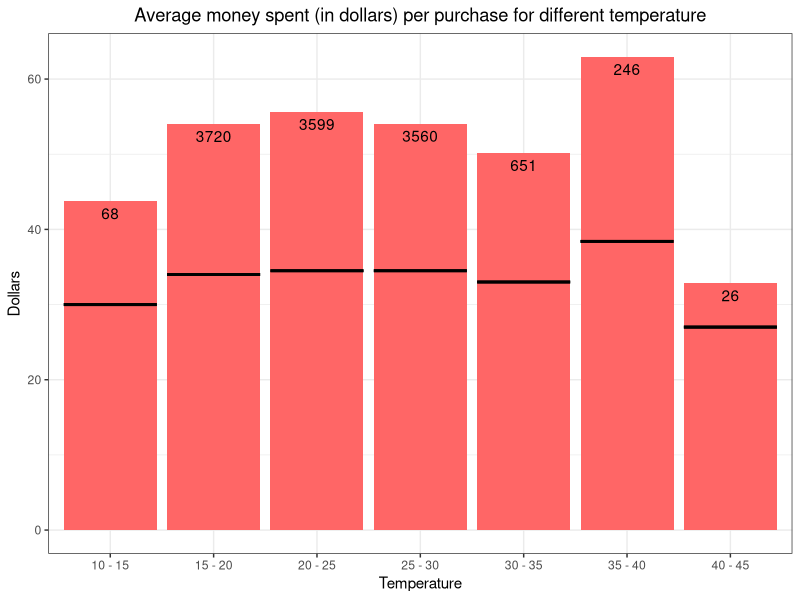
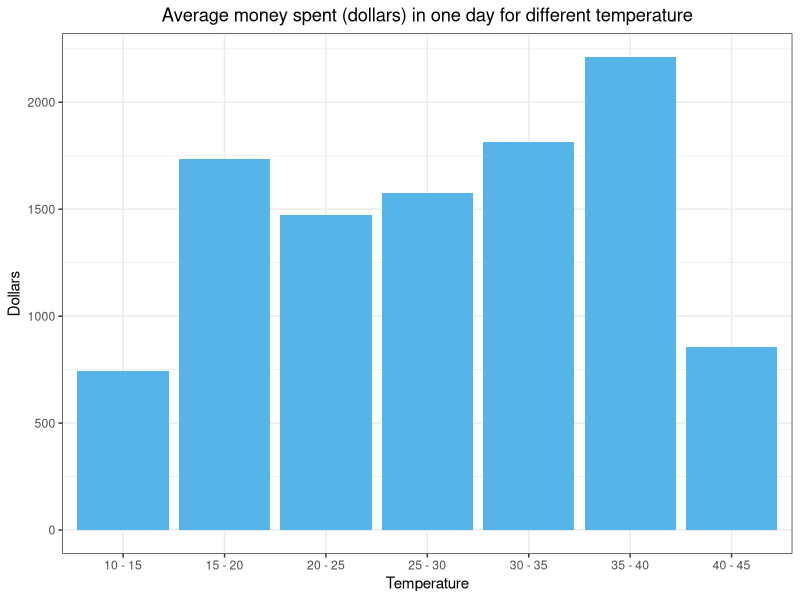
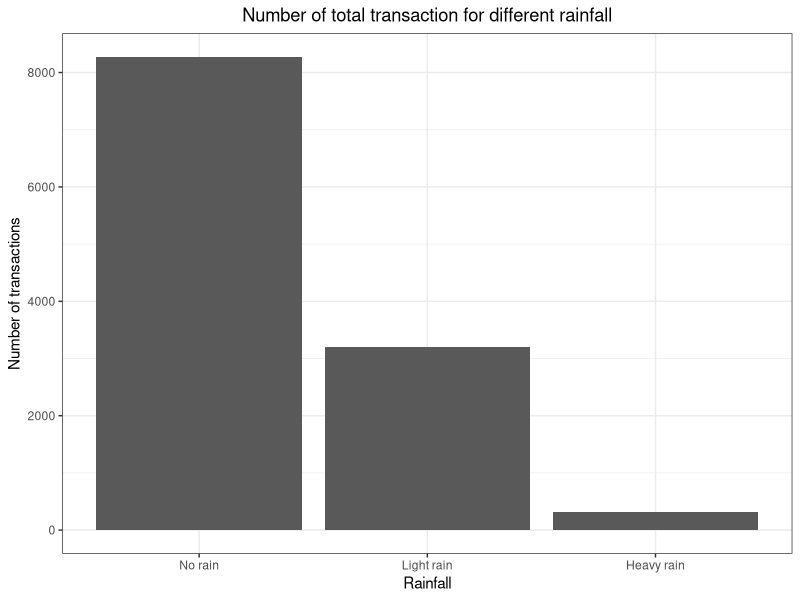
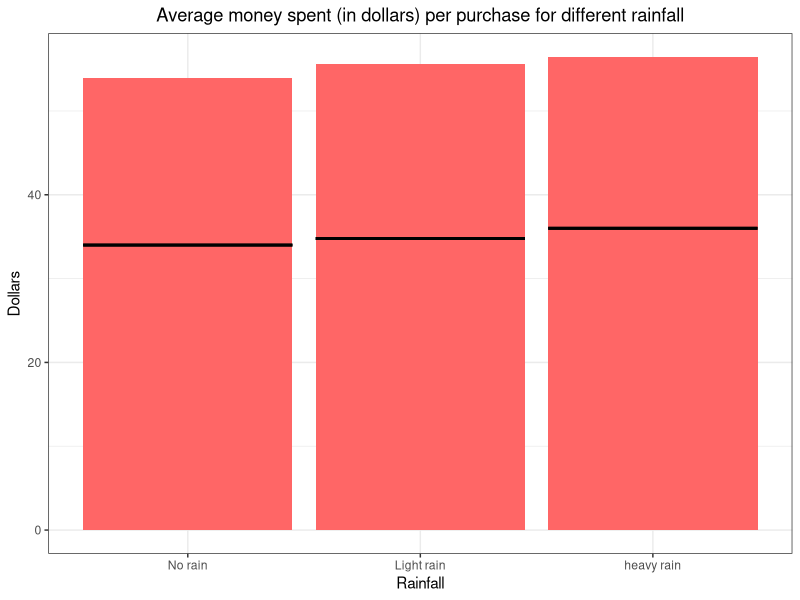
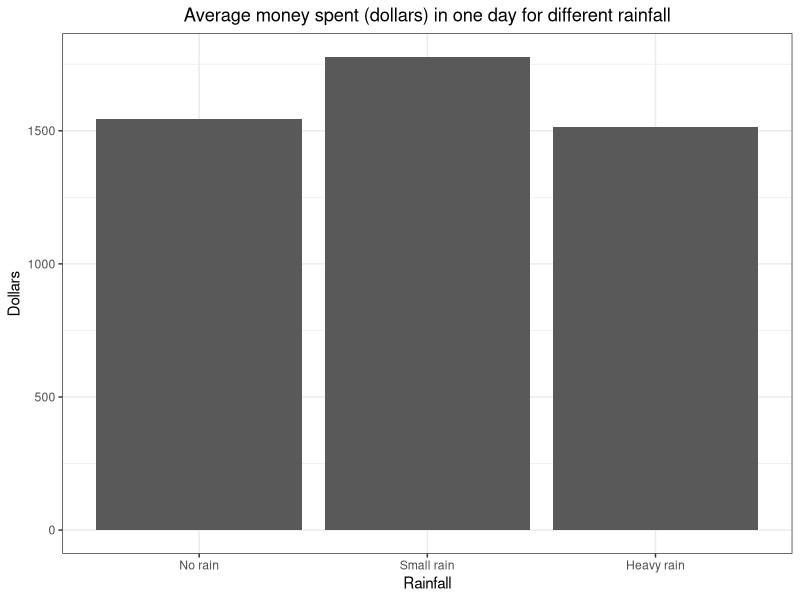
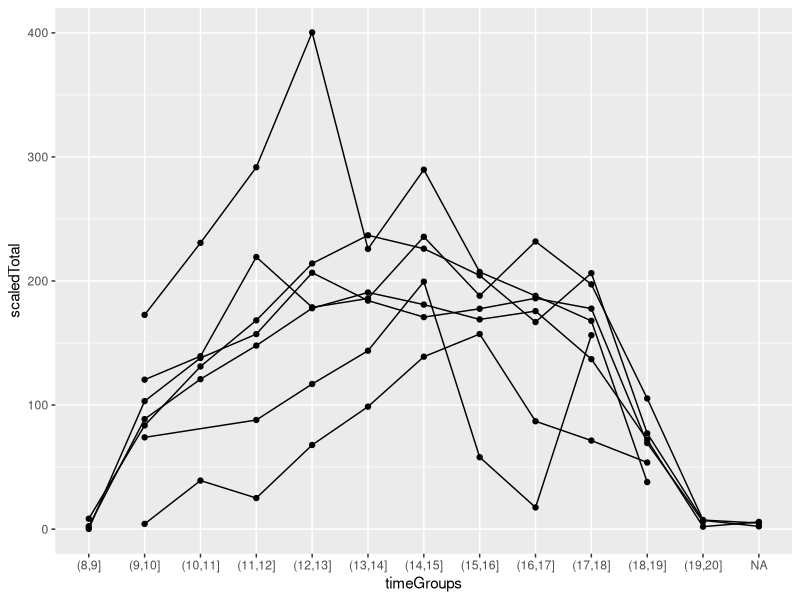
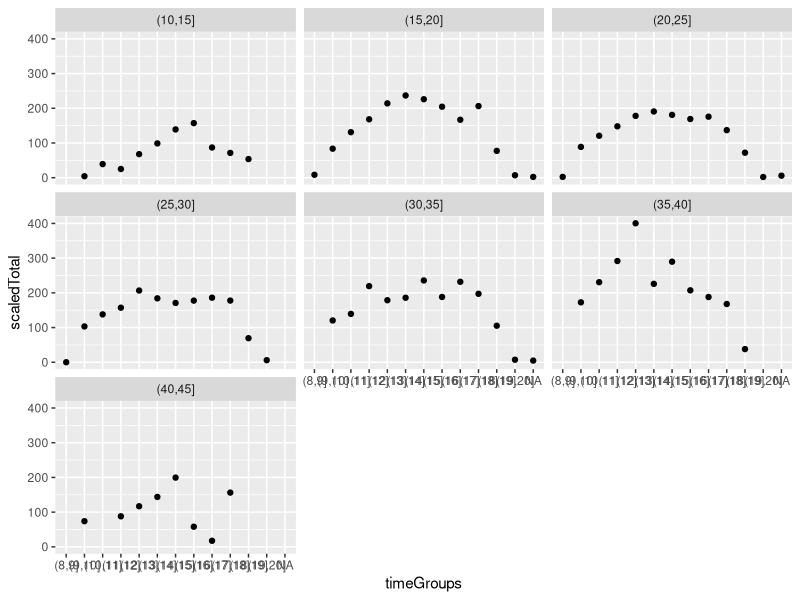

Reproduce these figures in R, in order.
## ---- chunk 1
#This prevents strings from being factorised which keeps Date as Date
options(stringsAsFactors = FALSE)
# LOAD DATA
library(ggplot2)
library(tidyr)
library(xtable)
library(knitr)
data = read.csv("data/ProcessedData.csv")

head(data$Date)
#Convert date to date format
# convert date column to date type and format to Australian date standards
data$Date <- format(as.Date(data$Date), "%d-%m-%Y")

# view R class of data
class(data$DATE)
## [1] "Date"

# view results
head(data$DATE)
## [1] "2013-08-21" "2013-08-26" "2013-08-27" "2013-09-01" "2013-09-09"
## [6] "2013-09-10"
# Quick look at top 6 rows of data
head(data)

## Size of data
dim(data)

## R's classification of data
class(data)
## R's classification of variables
str(data)
#sapply(mtcars, class)
## ---- chunk 2
#The temperature is a quantitative variable. We start by changing it to a qualitative one using ranges that cover 5 degrees Celcius
temp = data$Maximum.temperature..Degree.C.
data$tempGroups = cut(temp, c(10,15,20,25,30,35,40,45))

#Take a look at overall data before looking at the graphs
heatData = data %>% drop_na(Maximum.temperature..Degree.C.)

dataFrame <- data.frame(Rows = c(nrow(data)-nrow(heatData)),
                        Max = c(max(temp)),
                        Min = c(min(temp)),
                        Mean = c(mean(temp)),
                        Median = c(median(temp)))

kable(dataFrame, col.names = c("Missing rows", "Max heat", "Min heat", "Mean maximum heat", "Median of maximum heat"))
## ---- chunk 3
#Transaction sizes for each temperature range
meanPerPerson = aggregate(data$Total ~ data$tempGroups, data, mean)
medPerPerson = aggregate(data$Total ~ data$tempGroups, data, median)
transactions = merge(x = meanPerPerson, y = medPerPerson, by='data$tempGroups')
names(transactions) = c('Temperature', 'Mean_total', 'Median_total')

Fre <- as.data.frame(table(data$tempGroups))
colnames(Fre)[1] <- "tempGroups" 
Fre$lab <- as.character(Fre$Freq)

#Barplot for average money spent with median lines
ggplot(transactions, aes(Temperature, Mean_total), label = Fre$Freq) + geom_bar(stat="identity", position = "dodge", fill = "#FF6666") + ggtitle("Average money spent (in dollars) per purchase for different temperature") + ylab("Dollars") + theme_bw() + theme(plot.title = element_text(hjust = 0.5)) + geom_errorbar(data=transactions, aes(Temperature, ymax = Median_total, ymin = Median_total), size=1, linetype = "solid", inherit.aes = F, width = 0.9) + geom_text(aes(label = Fre$Freq), position = position_dodge(width = 0.9), vjust = 1.5) + scale_x_discrete(labels = c('10 - 15','15 - 20','20 - 25', '25 - 30', '30 - 35', '35 - 40', '40 - 45'))

## ---- chunk 4
 
 #Total money spent for each temperature range
 totalPerDay = aggregate(data$Total ~ data$tempGroups, data, sum)
 nrOfDaysPerTemp = aggregate(data$Date ~ data$tempGroups, data, function(x) length(unique(x)))
 totals = merge(x = totalPerDay, y = nrOfDaysPerTemp, by='data$tempGroups')
 names(totals) = c('Temperature', 'Total', 'NrOfDays')
 totals['meanPerDay'] = round(totals$Total / totals$NrOfDays, 1)
 
 ggplot(totals, aes(Temperature, meanPerDay)) + geom_bar(stat="identity", position = "dodge") + geom_bar(stat="identity", position = "dodge", fill = "#56B4E9") + ggtitle("Average money spent (dollars) in one day for different temperature") + ylab("Dollars") + theme_bw() + theme(plot.title = element_text(hjust = 0.5)) + scale_x_discrete(labels = c('10 - 15','15 - 20','20 - 25', '25 - 30', '30 - 35', '35 - 40', '40 - 45'))
 
## ---- chunk 5
rainData = data %>% drop_na(Rainfall.amount..millimetres.)
rain = rainData$Rainfall.amount..millimetres.

#We start by changing the rainfall from a quantitative variable to a qualitative one
rainData$rainGroups = cut(rain, c(0,0.1,15,70), include.lowest = TRUE)

#Transaction sizes for each temperature range
meanPerPerson = aggregate(rainData$Total ~ rainData$rainGroups, rainData, mean)
medPerPerson = aggregate(rainData$Total ~ rainData$rainGroups, data, median)
transactions = merge(x = meanPerPerson, y = medPerPerson, by='rainData$rainGroups')
names(transactions) = c('Rainfall', 'Mean_total', 'Median_total')


dataFrame <- data.frame(Rows = c(nrow(data)-nrow(rainData)),
                        Max = c(max(rain)),
                        Min = c(min(rain)),
                        Mean = c(mean(rain)),
                        Median = c(median(rain)))

kable(dataFrame, col.names = c("Missing rows", "Max rainfall", "Min rainfall", "Mean rainfall", "Median of rainfall"))

#Number of transactions for each rainfall range
 ggplot(rainData, aes(rainGroups)) + geom_bar() + scale_x_discrete(labels = c('No rain','Light rain', 'Heavy rain')) + ylab("Number of transactions") + xlab("Rainfall") + theme_bw() + ggtitle("Number of total transaction for different rainfall") + theme(plot.title = element_text(hjust = 0.5))

## ---- chunk 6
#Barplot for average money spent with median lines
ggplot(transactions, aes(Rainfall, Mean_total)) + geom_bar(stat="identity", position = "dodge", fill = "#FF6666") + ggtitle("Average money spent (in dollars) per purchase for different rainfall") + ylab("Dollars") + xlab("Rainfall") + theme_bw() + theme(plot.title = element_text(hjust = 0.5)) + geom_errorbar(data=transactions, aes(Rainfall, ymax = Median_total, ymin = Median_total), size=1, linetype = "solid", inherit.aes = F, width = 0.9) + scale_x_discrete(labels = c('No rain','Light rain', 'heavy rain'))
## ---- chunk 7
 #Total money spent for each temperature range
 totalPerDay = aggregate(rainData$Total ~ rainData$rainGroups, rainData, sum)
 nrOfDaysPerRain = aggregate(rainData$Date ~ rainData$rainGroups, rainData, function(x) length(unique(x)))
 rainTotals = merge(x = totalPerDay, y = nrOfDaysPerRain, by='rainData$rainGroups')
 names(rainTotals) = c('Rainfall', 'Total', 'NrOfDays')
 rainTotals['meanPerDay'] = round(rainTotals$Total / rainTotals$NrOfDays, 1)
 
  ggplot(rainTotals, aes(Rainfall, meanPerDay)) + geom_bar(stat="identity", position = "dodge") + scale_x_discrete(labels = c('No rain','Small rain', 'Heavy rain')) + ylab("Dollars") + xlab("Rainfall") + theme_bw() + ggtitle("Average money spent (dollars) in one day for different rainfall") + theme(plot.title = element_text(hjust = 0.5))
## ---- chunk 8
hour = as.integer(substr(data$Time, 0, 2))
data$timeGroups = cut(hour, seq(8,20,1))
#table(data$timeGroups)

#Total money made per time gap
library(dplyr)
timeTemp = data %>%
    group_by(timeGroups, tempGroups) %>% 
    summarize(total = sum(Total) ) 

names(nrOfDaysPerTemp) = c('tempGroups', 'nrOfDays')
timeTemp = merge(x= timeTemp, y=nrOfDaysPerTemp , on='tempGroups')
timeTemp['scaledTotal'] = timeTemp$total / timeTemp$nrOfDays
ggplot(timeTemp, aes(x = timeGroups, y = scaledTotal)) + geom_point() + geom_line(aes(group=tempGroups))
ggplot(timeTemp, aes(x = timeGroups, y = scaledTotal)) + geom_point() + facet_wrap(~tempGroups)


#ggplot(test, aes(x = timeGroups, y = total)) + geom_point() + geom_line(aes(group=tempGroups))


#average money spent by customer per transaction, note
#testMean = data %>%
#    group_by(timeGroups, tempGroups) %>% 
#    summarize(meanTotal = mean(Total) ) 
#ggplot(testMean, aes(x = timeGroups, y = meanTotal)) + geom_point() + facet_wrap(~tempGroups)
